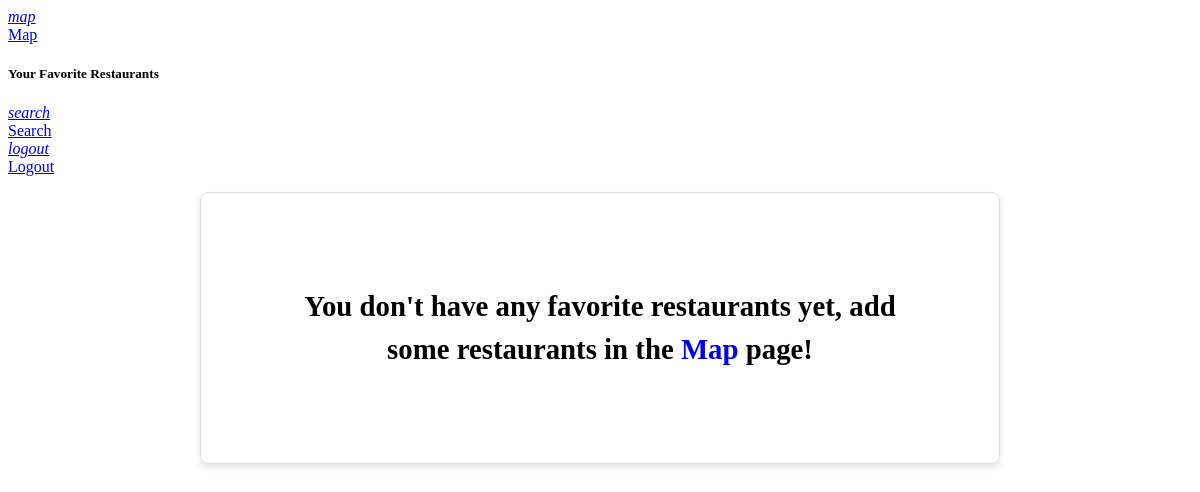
/users/favorites/ (signed in), run on an earlier commit of the app's database.
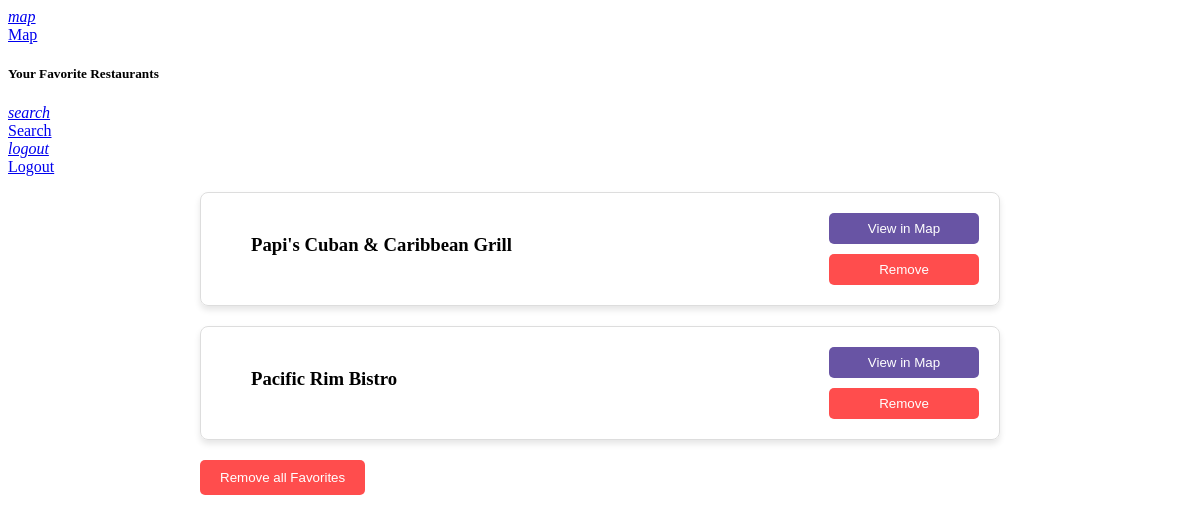
And on a later commit of the database.
### users/models.py (models this page shows, shortened)
class Favorite(models.Model):
    user = models.ForeignKey(User, on_delete=models.CASCADE)
    name = models.CharField(max_length=255)
    address = models.CharField(max_length=500)
    place_id = models.CharField(max_length=255, unique=True)
    vicinity = models.CharField(max_length=255, null=True, blank=True)
    rating = models.DecimalField(max_digits=3, decimal_places=1, null=True, blank=True)
    cuisine = models.CharField(max_length=255, null=True, blank=True)

### users/views.py (the view)
# urls.py: path('favorites/', views.favorites_list_view, name='favorites'),
@login_required
def favorites_list_view(request):
    if request.user.is_authenticated:
        favorites = Favorite.objects.filter(user=request.user)
        return render(request, 'users/favorites.html', {'favorites': favorites})
    return redirect('login')

### templates/users/favorites.html (shortened to what this page needs)
{% load static %}
<!DOCTYPE html>
<html lang="en">
<head>
    <link href="https://cdn.jsdelivr.net/npm/beercss@3.7.8/dist/cdn/beer.min.css" rel="stylesheet"/>
</head>
<body class="light">
<nav class="top pink2">
    <a href="/foodFind/map/">
        <i>map</i>
        <div>Map</div>
    </a>
    <h5 class="max center-align">Your Favorite Restaurants</h5>
    {% if user.is_authenticated %}
        <a href="/foodFind/">
            <i>search</i>
            <div>Search</div>
        </a>
        <a href="/users/logout/">
            <i>logout</i>
            <div>Logout</div>
        </a>
    {% else %}
        <a href="/foodFind/">
            <i>search</i>
            <div>Search</div>
        </a>
    {% endif %}
</nav>
<main class="responsive">
    <div class="favorites-list">
        <article class="responsive large-padding center pink1 large-round" style="opacity:1">
            <ul style="list-style-type: none; padding: 0;">
                {% for favorite in favorites %}
                    <li class="large-round favorite-item">
                        <div class="restaurant-info">
                            <h3>{{ favorite.name }}</h3>
                        </div>
                        <div class="button-container">
                            <button class="chip round view-in-map-btn" onclick="viewInMap('{{ favorite.place_id }}')">View in Map</button>
                            <button class="chip round remove-btn" onclick="removeFromFavorites('{{ favorite.place_id }}', '{{ favorite.name|escapejs }}')">Remove</button>
                        </div>
                    </li>
                {% empty %}
                    <li class="large-round favorite-item" style="text-align: center; display: flex; justify-content: center; align-items: center; height: 70px; padding: 100px; flex-direction: column">
                        <h3 style="font-size: 1.8em; font-weight: bold; margin: 0; line-height: 1.5">
                            You don't have any favorite restaurants yet,
                            add some restaurants in the
                            <a href="/foodFind/map/" class="link">Map</a> page!
                        </h3>
                    </li>
                {% endfor %}
            </ul>
            {% if favorites %}
                <div class="center">
                    <button class="large-round center remove-all-btn" onclick="removeAllFavorites()">Remove all Favorites</button>
                </div>
            {% endif %}
        </article>
    </div>
</main>
</body>
</html>

What changed in the data, as far as the page shows it:
added Favorite: name "Papi's Cuban & Caribbean Grill"
added Favorite: name "Pacific Rim Bistro"
Also different on the page:
text no longer shown: "You don't have any favorite restaurants yet, add some restaurants in the Map page!"
text now shown: "Remove all Favorites"
